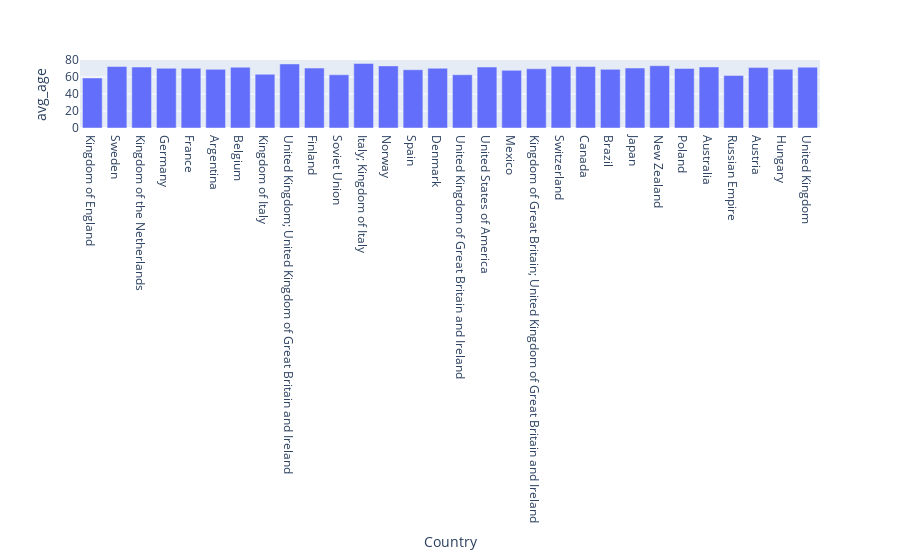

The code cell stored with this chart in its notebook:
### Code cell
# 'Average' Age by Country (Top 30 based on famous people)
updated_df.createOrReplaceTempView("demographics")

sql_query = """SELECT Country as C, mean(`Age of death`) as avg_age
                FROM demographics
                GROUP BY Country
            """
country_mean_df = spark.sql(sql_query)
country_df = updated_df.groupBy('Country').agg(count('Country').alias('Country_cnt')).sort(col('Country_cnt').desc()).limit(30)
country_age_death_df = country_df.join(country_mean_df, country_df['Country'] == country_mean_df['C'],"inner")
country_age_death_df.show()

fig = px.bar(country_age_death_df.toPandas(), x = "Country", y = "avg_age")
fig

### Figure 1 — Plotly figure (JSON) as saved in the notebook; plotly's stock layout.template omitted (floating-point values rounded to 4 significant figures)
{"data": [{"alignmentgroup": "True", "hovertemplate": "Country=%{x}<br>avg_age=%{y}<extra></extra>", "legendgroup": "", "marker": {"color": "#636efa", "pattern": {"shape": ""}}, "name": "", "offsetgroup": "", "orientation": "v", "showlegend": false, "textposition": "auto", "type": "bar", "x": ["Kingdom of England", "Sweden", "Kingdom of the Netherlands", "Germany", "France", "Argentina", "Belgium", "Kingdom of Italy", "United Kingdom; United Kingdom of Great Britain and Ireland", "Finland", "Soviet Union", "Italy; Kingdom of Italy", "Norway", "Spain", "Denmark", "United Kingdom of Great Britain and Ireland", "United States of America", "Mexico", "Kingdom of Great Britain; United Kingdom of Great Britain and Ireland", "Switzerland", "Canada", "Brazil", "Japan", "New Zealand", "Poland", "Australia", "Russian Empire", "Austria", "Hungary", "United Kingdom"], "xaxis": "x", "y": [58.86, 72.35, 71.74, 70.29, 70.25, 69.0, 71.49, 63.27, 75.39, 70.52, 62.65, 76.03, 73.1, 68.54, 70.33, 62.68, 71.76, 67.85, 69.68, 72.54, 72.35, 69.03, 70.55, 73.29, 70.09, 71.84, 61.72, 71.11, 69.17, 71.61], "yaxis": "y"}], "layout": {"barmode": "relative", "legend": {"tracegroupgap": 0}, "margin": {"t": 60}, "xaxis": {"anchor": "y", "domain": [0, 1], "title": {"text": "Country"}}, "yaxis": {"anchor": "x", "domain": [0, 1], "title": {"text": "avg_age"}}}}
